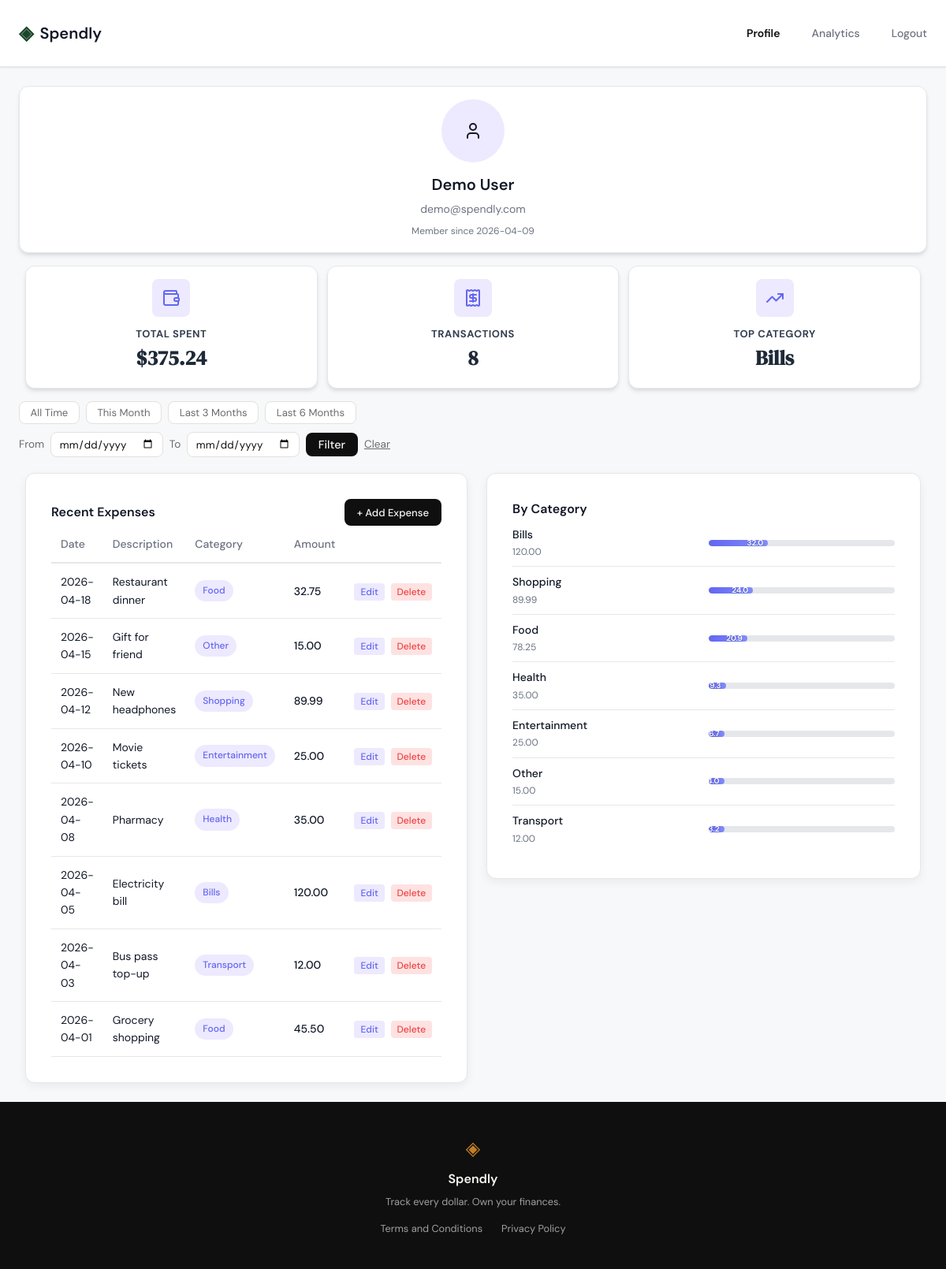
Page /profile (signed in) on the earlier database version.
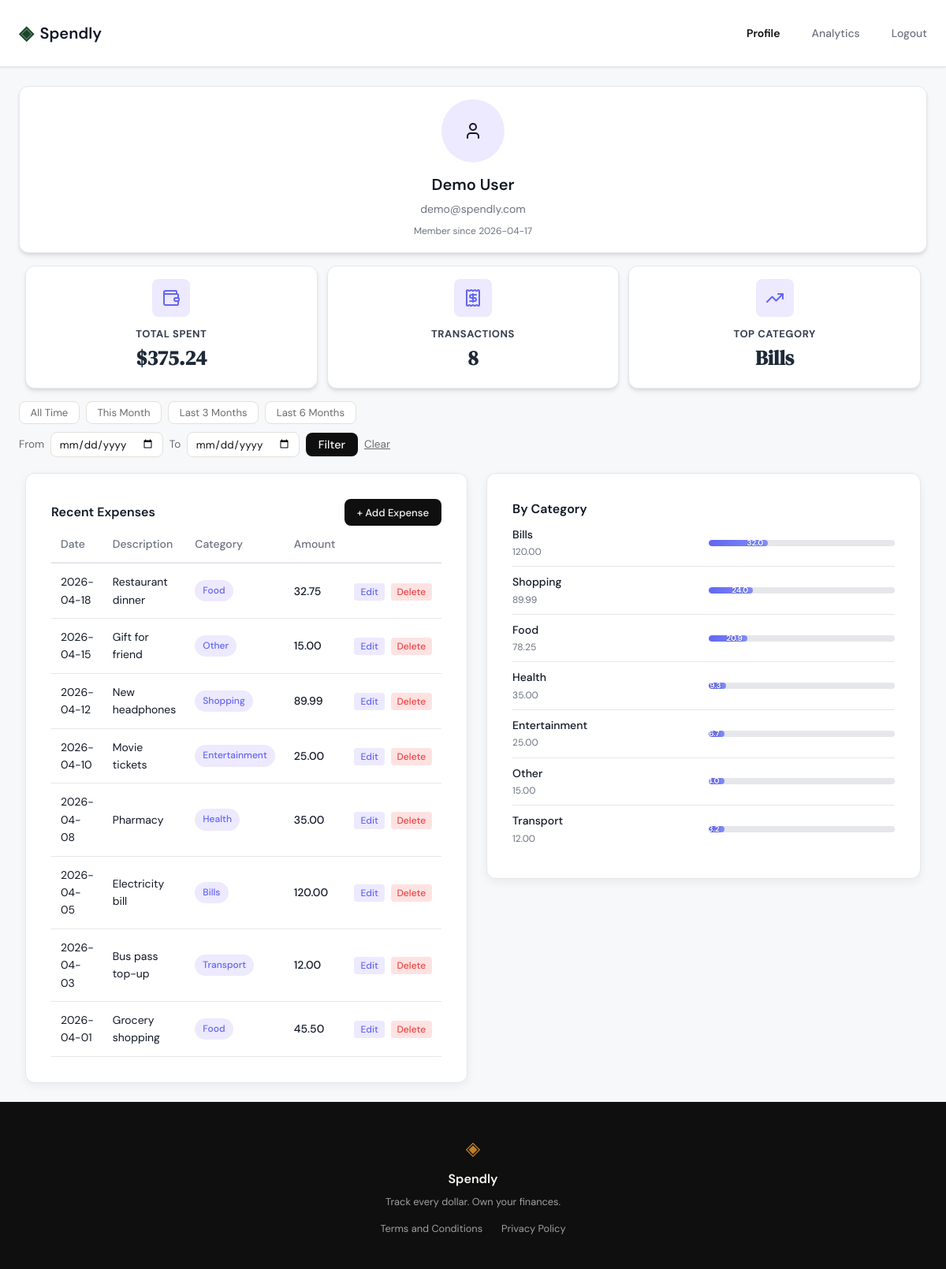
Same page on the later database version.
### tables this page shows
CREATE TABLE users (
            id INTEGER PRIMARY KEY AUTOINCREMENT,
            name TEXT NOT NULL,
            email TEXT UNIQUE NOT NULL,
            password_hash TEXT NOT NULL,
            created_at TEXT DEFAULT (datetime('now'))
        );

### app.py (the view)
@app.route("/profile")
def profile():
    if "user_id" not in session:
        flash("Please log in to access this page", "warning")
        return redirect(url_for("login"))
    start_date = request.args.get("start_date", "").strip() or None
    end_date = request.args.get("end_date", "").strip() or None
    try:
        if start_date:
            _date.fromisoformat(start_date)
        if end_date:
            _date.fromisoformat(end_date)
        if start_date and end_date and start_date > end_date:
            raise ValueError("start_date after end_date")
    except ValueError:
        flash("Invalid date filter — showing all expenses.", "error")
        start_date = end_date = None
    conn = get_db()
    user = conn.execute(
        "SELECT name, email, created_at FROM users WHERE id = ?",
        (session["user_id"],)
    ).fetchone()
    expenses = get_expenses_for_user(conn, session["user_id"], start_date, end_date)
    conn.close()
    total_spent, average, top_category, category_breakdown = summarise_expenses(expenses)
    filter_active = bool(start_date or end_date)
    recent_expenses = expenses if filter_active else expenses[:10]
    return render_template(
        "profile.html",
        user=user,
        expenses=expenses,
        recent_expenses=recent_expenses,
        filter_active=filter_active,
        total_spent=total_spent,
        total_spent_formatted=f"{total_spent:.2f}",
        average=round(average, 2),
        top_category_name=top_category[0],
        top_category_amount=top_category[1],
        category_breakdown=category_breakdown,
        start_date=start_date or "",
        end_date=end_date or "",
    )

### app.py (called while the page is built)
@app.template_filter('currency')
def currency_filter(value):
    try:
        amount = float(value)
        return f"{amount:,.2f}"
    except (ValueError, TypeError):
        return "0.00"

### database/db.py (called while the page is built)
def get_db():
    conn = sqlite3.connect(DB_PATH)
    conn.row_factory = sqlite3.Row
    conn.execute("PRAGMA foreign_keys = ON")
    return conn

def get_expenses_for_user(conn, user_id, start_date=None, end_date=None):
    query = "SELECT * FROM expenses WHERE user_id = ?"
    params = [user_id]
    if start_date:
        query += " AND date >= ?"
        params.append(start_date)
    if end_date:
        query += " AND date <= ?"
        params.append(end_date)
    query += " ORDER BY date DESC"
    return conn.execute(query, params).fetchall()

### templates/profile.html (shortened to what the changed rows need)
{% extends "base.html" %}
{% block head %}
<link rel="stylesheet" href="{{ url_for('static', filename='css/profile-filter.css') }}">
{% endblock %}
{% block content %}
<div class="profile-container">
  <aside class="profile-sidebar">
    <div class="profile-avatar">
      <i data-lucide="user"></i>
    </div>
    <h2 class="profile-name">{{ user.name }}</h2>
    <p class="profile-email">{{ user.email }}</p>
    <p class="profile-member-since">Member since {{ user.created_at[:10] }}</p>
  </aside>
  <main class="profile-main">
    <div class="columns">
      <section class="column" id="recent-expenses">
        <div class="card expense-section">
          <div class="section-header">
            <h2 class="section-title">
              {% if filter_active %}
                Filtered Expenses
                <span class="section-count">({{ recent_expenses|length }})</span>
              {% else %}
                Recent Expenses
              {% endif %}
            </h2>
          </div>
          <div class="table-container">
            {% if recent_expenses %}
            <table class="transaction-table">
              <thead>
                <tr>
                  <th>Date</th>
                  <th>Description</th>
                  <th>Category</th>
                  <th>Amount</th>
                  <th></th>
                </tr>
              </thead>
            </table>
            {% else %}
            <p class="no-expenses">No expenses found for the selected period.</p>
            {% endif %}
          </div>
        </div>
      </section>
      <section class="column" id="by-category">
        <div class="card expense-section">
          <div class="section-header">
            <h2 class="section-title">By Category</h2>
          </div>
        </div>
      </section>
    </div>
  </main>
</div>
{% endblock %}

Differences in the rows shown:
changed users "Demo User": created_at "2026-04-09" → "2026-04-17"
